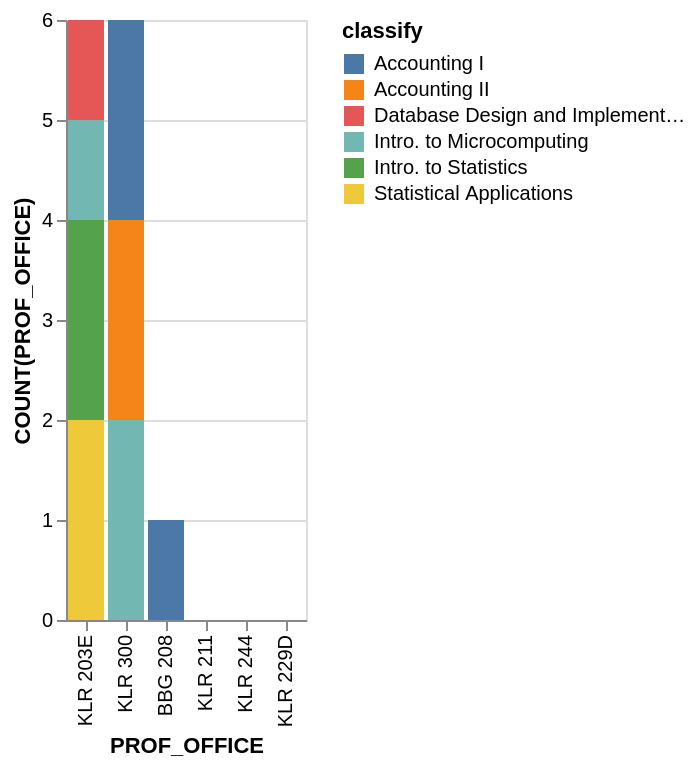

Write a Vega-Lite specification for this figure.
### Vega-Lite specification from a JSON file in a GitHub repository (floating-point values rounded to 4 significant figures)
{"data": {"values": [{"x_data": "KLR 203E", "y_data": 0, "classify": "Accounting I"}, {"x_data": "KLR 211", "y_data": 0, "classify": "Accounting I"}, {"x_data": "KLR 300", "y_data": 2, "classify": "Accounting I"}, {"x_data": "KLR 244", "y_data": 0, "classify": "Accounting I"}, {"x_data": "KLR 229D", "y_data": 0, "classify": "Accounting I"}, {"x_data": "BBG 208", "y_data": 1, "classify": "Accounting I"}, {"x_data": "KLR 203E", "y_data": 0, "classify": "Accounting II"}, {"x_data": "KLR 211", "y_data": 0, "classify": "Accounting II"}, {"x_data": "KLR 300", "y_data": 2, "classify": "Accounting II"}, {"x_data": "KLR 244", "y_data": 0, "classify": "Accounting II"}, {"x_data": "KLR 229D", "y_data": 0, "classify": "Accounting II"}, {"x_data": "BBG 208", "y_data": 0, "classify": "Accounting II"}, {"x_data": "KLR 203E", "y_data": 1, "classify": "Database Design and Implementation"}, {"x_data": "KLR 211", "y_data": 0, "classify": "Database Design and Implementation"}, {"x_data": "KLR 300", "y_data": 0, "classify": "Database Design and Implementation"}, {"x_data": "KLR 244", "y_data": 0, "classify": "Database Design and Implementation"}, {"x_data": "KLR 229D", "y_data": 0, "classify": "Database Design and Implementation"}, {"x_data": "BBG 208", "y_data": 0, "classify": "Database Design and Implementation"}, {"x_data": "KLR 203E", "y_data": 1, "classify": "Intro. to Microcomputing"}, {"x_data": "KLR 211", "y_data": 0, "classify": "Intro. to Microcomputing"}, {"x_data": "KLR 300", "y_data": 2, "classify": "Intro. to Microcomputing"}, {"x_data": "KLR 244", "y_data": 0, "classify": "Intro. to Microcomputing"}, {"x_data": "KLR 229D", "y_data": 0, "classify": "Intro. to Microcomputing"}, {"x_data": "BBG 208", "y_data": 0, "classify": "Intro. to Microcomputing"}, {"x_data": "KLR 203E", "y_data": 2, "classify": "Intro. to Statistics"}, {"x_data": "KLR 211", "y_data": 0, "classify": "Intro. to Statistics"}, {"x_data": "KLR 300", "y_data": 0, "classify": "Intro. to Statistics"}, {"x_data": "KLR 244", "y_data": 0, "classify": "Intro. to Statistics"}, {"x_data": "KLR 229D", "y_data": 0, "classify": "Intro. to Statistics"}, {"x_data": "BBG 208", "y_data": 0, "classify": "Intro. to Statistics"}, {"x_data": "KLR 203E", "y_data": 2, "classify": "Statistical Applications"}, {"x_data": "KLR 211", "y_data": 0, "classify": "Statistical Applications"}, {"x_data": "KLR 300", "y_data": 0, "classify": "Statistical Applications"}, {"x_data": "KLR 244", "y_data": 0, "classify": "Statistical Applications"}, {"x_data": "KLR 229D", "y_data": 0, "classify": "Statistical Applications"}, {"x_data": "BBG 208", "y_data": 0, "classify": "Statistical Applications"}]}, "mark": "bar", "encoding": {"x": {"field": "x_data", "type": "nominal", "title": "PROF_OFFICE", "sort": {"op": "sum", "field": "y_data", "order": "descending"}}, "y": {"field": "y_data", "type": "quantitative", "title": "COUNT(PROF_OFFICE)"}, "color": {"field": "classify"}}}
